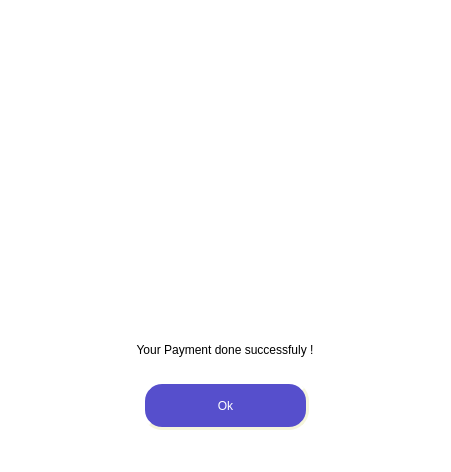
<?xml version="1.0" encoding="UTF-8"?>
<ui version="4.0">
 <class>Payment_dialogue_Window</class>
 <widget class="QMainWindow" name="Payment_dialogue_Window">
  <property name="geometry">
   <rect>
    <x>0</x>
    <y>0</y>
    <width>451</width>
    <height>472</height>
   </rect>
  </property>
  <property name="windowTitle">
   <string>MainWindow</string>
  </property>
  <property name="styleSheet">
   <string notr="true">background-color:white;</string>
  </property>
  <widget class="QWidget" name="centralwidget">
   <layout class="QGridLayout" name="gridLayout_3">
    <item row="0" column="0">
     <widget class="QWidget" name="verticalWidget" native="true">
      <property name="minimumSize">
       <size>
        <width>433</width>
        <height>428</height>
       </size>
      </property>
      <property name="maximumSize">
       <size>
        <width>433</width>
        <height>428</height>
       </size>
      </property>
      <layout class="QVBoxLayout" name="verticalLayout">
       <item>
        <widget class="QLabel" name="label">
         <property name="minimumSize">
          <size>
           <width>431</width>
           <height>311</height>
          </size>
         </property>
         <property name="maximumSize">
          <size>
           <width>431</width>
           <height>311</height>
          </size>
         </property>
         <property name="styleSheet">
          <string notr="true">background-image: url(:/sign_in_dialogue/undraw_Happy_announcement_re_tsm0.png);</string>
         </property>
         <property name="text">
          <string/>
         </property>
         <property name="pixmap">
          <pixmap resource="qrc_main.qrc">:/success pay/undraw_Credit_card_re_blml.png</pixmap>
         </property>
         <property name="scaledContents">
          <bool>true</bool>
         </property>
         <property name="wordWrap">
          <bool>false</bool>
         </property>
        </widget>
       </item>
       <item>
        <layout class="QGridLayout" name="gridLayout_2">
         <item row="0" column="0">
          <widget class="QLabel" name="output_message">
           <property name="minimumSize">
            <size>
             <width>400</width>
             <height>50</height>
            </size>
           </property>
           <property name="maximumSize">
            <size>
             <width>400</width>
             <height>50</height>
            </size>
           </property>
           <property name="styleSheet">
            <string notr="true">QLabel {
	font: 10pt &quot;Eras Medium ITC&quot;;
	}</string>
           </property>
           <property name="text">
            <string>&lt;html&gt;&lt;head/&gt;&lt;body&gt;&lt;p align=&quot;center&quot;&gt;Your Payment done successfuly !&lt;/p&gt;&lt;/body&gt;&lt;/html&gt;</string>
           </property>
          </widget>
         </item>
        </layout>
       </item>
       <item>
        <layout class="QGridLayout" name="gridLayout">
         <item row="0" column="0">
          <widget class="QPushButton" name="ok">
           <property name="sizePolicy">
            <sizepolicy hsizetype="Ignored" vsizetype="Ignored">
             <horstretch>0</horstretch>
             <verstretch>0</verstretch>
            </sizepolicy>
           </property>
           <property name="minimumSize">
            <size>
             <width>167</width>
             <height>49</height>
            </size>
           </property>
           <property name="maximumSize">
            <size>
             <width>167</width>
             <height>49</height>
            </size>
           </property>
           <property name="styleSheet">
            <string notr="true">QPushButton {
	background-color:#564fcc;
	font: 10pt &quot;Eras Medium ITC&quot;;
	color:white;
	border-style: outset;
	border-width: 3px;
	border-radius: 20px;
	border-color: beige;

	}

QPushButton:hover {
	background-color:#f2f2f2;
	color:#6c63ff;
	border-color:#6c63ff;
    border-style:outset;
	font-weight:bold;
}</string>
           </property>
           <property name="text">
            <string>Ok</string>
           </property>
          </widget>
         </item>
        </layout>
       </item>
      </layout>
     </widget>
    </item>
   </layout>
  </widget>
  <widget class="QStatusBar" name="statusbar"/>
 </widget>
 <resources>
  <include location="qrc_main.qrc"/>
 </resources>
 <connections/>
</ui>
